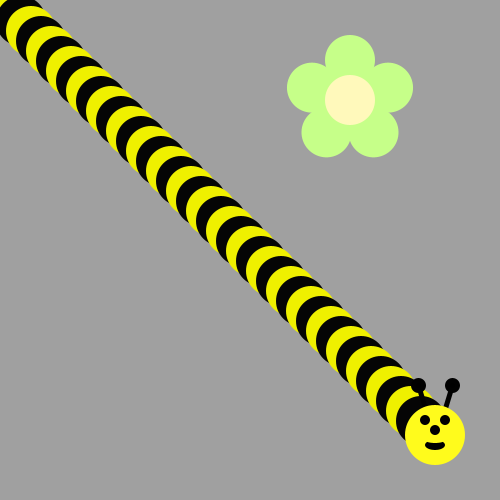
Frame 1 (no input)
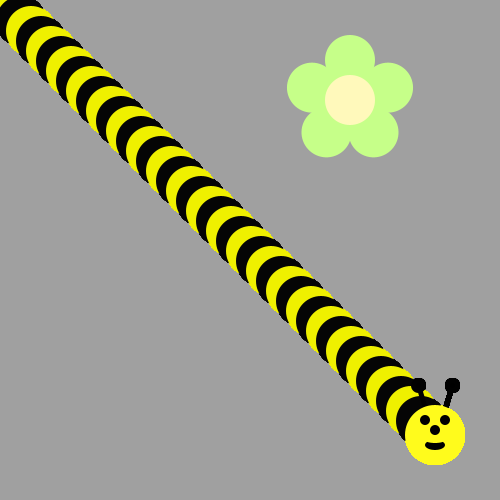
Frame 60 (the mouse pressed at the canvas centre just before this capture)
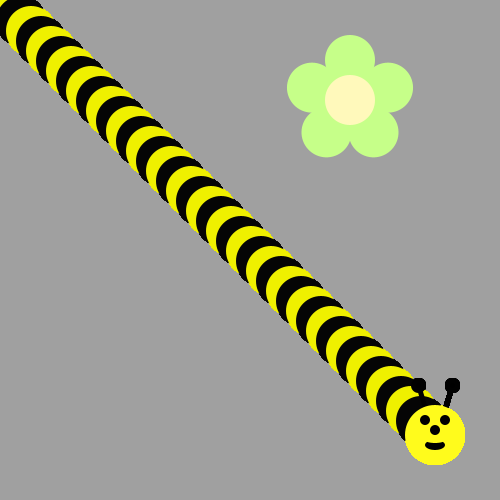
Frame 120 (the mouse held since frame 60 and released just before this capture)

The Processing sketch that drew these frames (run headless with seeded random() and noise(); from frame 60 on, the mouse is pressed at the canvas centre):

// Processing sketch: bumble_bee
// ── bumble_bee.pde

void setup() {
     ellipseMode(CENTER);
     size(500, 500);
     background(160, 160, 160);
     drawFlower(350, 100);
}

void draw() {
  
// First run the program and you should see a flower.  
  
  
/* Then, use a loop to make a body for the Bee! 
(see the image on the recipe, it's a diagonal line of circles)
Use remainder to make the colors alternate between yellow and black
*/
for (int i = 0; i <43; i ++){
ellipse(1+(i*10), 1+(i*10), 50, 50);
if( i % 2 ==0 ) {
 fill(#EFF000); 
} else {fill (#050505);}
}


/*
Now put his head on using drawBeeFace(x,y)
*/
drawBeeFace(435,435);
}

/**************   Use these methods but  DON'T CHANGE THE CODE BELOW  **************/

void drawFlower(int x, int y) {
     noStroke();
     translate(x, y);
     // draw 5 petals, rotating after each one
     fill(#c6ff89);      // green
      for (int i = 0; i < 5; i++) {
           ellipse(0, -40, 50, 50);
          rotate(radians(72));
     }
     fill(#fff9bb); // light yellow
     ellipse(0, 0, 50, 50);
} 
void drawBeeFace(int BeeFaceX, int BeeFaceY) {
     noStroke();
     fill(0, 0, 0);
     stroke(1);
     strokeWeight(5);
     line(BeeFaceX-10, BeeFaceY-27, BeeFaceX-17, BeeFaceY-50);
     line(BeeFaceX+10, BeeFaceY-27, BeeFaceX+17, BeeFaceY-50);
     ellipse(BeeFaceX-17, BeeFaceY-50, 10, 10);
     ellipse(BeeFaceX+17, BeeFaceY-50, 10, 10);
     noStroke();
     fill(255, 251, 28);
     ellipse(BeeFaceX, BeeFaceY, 60, 60); // face
     fill(255, 237, 209);
     fill(0,0,0);
      ellipse(BeeFaceX-10, BeeFaceY-15, 10, 10); // eyes
     ellipse(BeeFaceX+10, BeeFaceY-15, 10, 10);
      ellipse(BeeFaceX, BeeFaceY-5, 10, 10); // nose
      ellipse(BeeFaceX, BeeFaceY+10, 20, 10);// mouth
     fill(255, 251, 28);
     ellipse(BeeFaceX, BeeFaceY+5, 20, 6);
}
